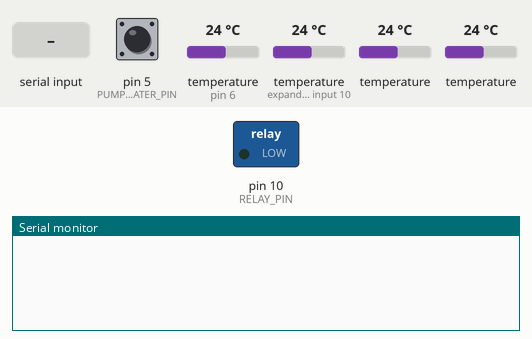
Recording of a sketch running on a simulated Arduino Uno, built with avr-gcc and run on an emulated ATmega328P. Parts: switched loads named in the sketch (green lamp = pin HIGH), the last lines printed to the serial monitor. The inputs (shaded band) are chosen by the test bench; at power-on: pin 5 (PUMP_WATER_PIN) HIGH, temperature 24 °C, temperature (sensors on pin 6, expander input 10) 24 °C.

Above: at 1.2 s.
1.3 s: pin 5 (PUMP_WATER_PIN) pulled LOW for 1 s
At 2.9 s:
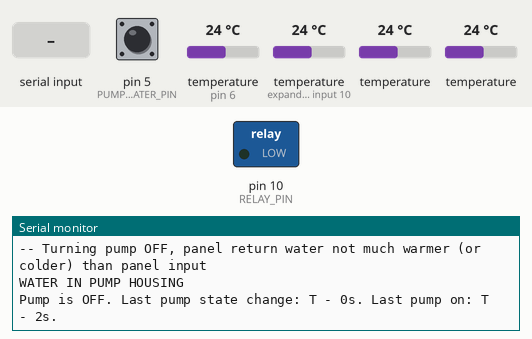
3.8 s: temperature (sensor 206) set to 12 °C
At 4.2 s:
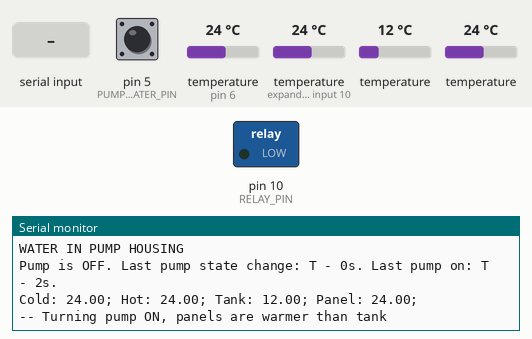
5.7 s: "p\n" received over Serial
At 5.96 s:
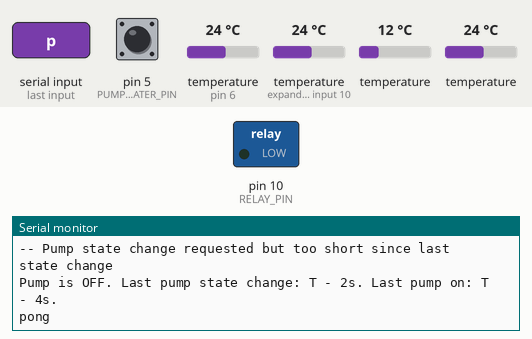

The sketch:

SolarControl.ino
```cpp
#include <OneWire.h>
#include <DallasTemperature.h>

#define RELAY_PIN 10
#define ONE_WIRE_BUS 6
#define PUMP_WATER_PIN 5
#define TEMPERATURE_PRECISION 9

// Setup a oneWire instance to communicate with any OneWire devices (not just Maxim/Dallas temperature ICs)
OneWire oneWire(ONE_WIRE_BUS);

// Pass our oneWire reference to Dallas Temperature.
DallasTemperature sensors(&oneWire);

// Thermocouple attached to pipe coming out of tank (going to pump and then to panel) (white)
DeviceAddress coldThermometer = { 0x3B, 0xBB, 0xB7, 0x58, 0x09, 0xFC, 0x2C, 0x5D };
// Thermocouple attached to pipe retnuning from panel (yellow)
DeviceAddress hotThermometer = { 0x3B, 0xA8, 0x09, 0x59, 0x09, 0xFC, 0x6C, 0x7B };
// Thermocouple in tank (green)
DeviceAddress tankThermometer = { 0x3B, 0x6C, 0xB6, 0x58, 0x09, 0xFC, 0x2C, 0xD1 };
// Thermocouple in panel (red)
DeviceAddress panelThermometer = { 0x3B, 0x3C, 0xCD, 0x41, 0x0B, 0xF4, 0x0D, 0x0D };

// Define this to manually test system
//#define TEST_SYSTEM

// If the tank becomes too hot the liner breaks. In addition the maximum operating temperature
// for the pump is 79 degrees and the minimum inlet pressure increases as temp increases:
// 3 ft of water column at 60 degrees and 9 ft at 88 degrees (we have 4 ft)
#ifdef TEST_SYSTEM
  #define MAX_TANK_TEMPERATURE 32
#else
  #define MAX_TANK_TEMPERATURE 60
#endif

// Turn pump on if panel is at least this much warmer than tank. If temp diff is too
// small this likely means that there isn't much sun and that it's not worth turning on the pump.
// If there is sun the panels get pretty hot.
#ifdef TEST_SYSTEM
  #define MIN_PANEL_TEMP_DIFF 5
#else
  #define MIN_PANEL_TEMP_DIFF 10
#endif

// Only do temp check if panels are not significantly colder than tank. If panels are much colder
// than tank there is no need to run the temp check. We only run it if themperatures are at least
// close enough for it to be possible to get useful data from temp check. Each temp check loses
// a lot of energy (all the water in the pipes gets cold) if panels are cold.
#define MIN_PANEL_TEMP_DIFF_FOR_TEMP_CHECK 10
// Also, no need to run the system if panels are below 25 degrees
#define MIN_PANEL_TEMP_FOR_TEMP_CHECK 30

// Turn pump off if we're not gaining much heat from having it on. no need to waste energy if heat gain is minimal.
#ifdef TEST_SYSTEM
  #define MIN_HOT_COLD_TEMP_DIFF 0
#else
  #define MIN_HOT_COLD_TEMP_DIFF 1
#endif

// Start with pump turned on
int currentPumpState = HIGH;

// Last time that relay was switched (since start of controller in millis)
unsigned long lastSwitchMillis;
// Last time the pump was on
unsigned long lastPumpOnMillis;
// Wait at least a minute between switches of the relay.
// We don't want to switch the relay too often since every switch means that
// the pump gets turned on or off. Cycling the pump is not great.
#ifdef TEST_SYSTEM
  #define MIN_MS_BETWEEN_SWITCHES (5*1000)
#else
  #define MIN_MS_BETWEEN_SWITCHES (60*1000)
#endif

// Time that we last requested temperatures and controlled the pump. We don't
// want to call control too often.
unsigned long lastControlCycleMillis;
#define MS_BETWEEN_CONTROL_CYCLES 2000

// We keep pump off for at most 20 minutes. We want to cycle at least every 20 minutes to get
// more accurate temperature readings from tank and panels. If we move water we get better
// data than from the sensors that if we just monitor one spot in the tank and one in the panel
// with sensors.
#ifdef TEST_SYSTEM
  #define MAX_MS_BETWEEN_TEMP_CHECK (30*1000)
#else
  #define MAX_MS_BETWEEN_TEMP_CHECK (30*60*1000)
#endif
// Temperature check only needs to run for 30 seconds. We will get
// enough hot water to temp sensor in 30 seconds if panels are actually hot
// to keep the system running.
#ifdef TEST_SYSTEM
  #define MIN_MS_TEMP_CHECK (5*1000)
#else
  #define MIN_MS_TEMP_CHECK (45*1000)
#endif
bool runningTempCheck;

#define SERIAL_BUFFER_SIZE 128
String serialBuffer;
bool inputReady = false;

void setup(void)
{
  // start serial port
  Serial.begin(9600);

  // Prepare relay pin
  pinMode(RELAY_PIN, OUTPUT);
  // The pump water level check has a pullup. When there is no water in the
  // pump housing (desired state) the state of the pin will be HIGH.
  // If there is water, the pin will be pulled to GND via the other wire.
  pinMode(PUMP_WATER_PIN, INPUT_PULLUP);

  // set the resolution to 9 bit
  sensors.setResolution(panelThermometer, TEMPERATURE_PRECISION);
  sensors.setResolution(coldThermometer, TEMPERATURE_PRECISION);
  sensors.setResolution(tankThermometer, TEMPERATURE_PRECISION);
  sensors.setResolution(hotThermometer, TEMPERATURE_PRECISION);

  lastSwitchMillis = millis();
  lastPumpOnMillis = millis();
  lastControlCycleMillis = millis();
  // Start system in temp check mode
  runningTempCheck  = true;
}

// Check temperature for valid range
bool isValidTemperature(float temp) {
  // The panels can get very hot, hence the large range. Water
  // can only go to slightly above 100 of course...
  return temp > -10 && temp < 400;
}

// function to print the temperature for a device
void printTemperature(DeviceAddress deviceAddress)
{
  float tempC = sensors.getTempC(deviceAddress);
  if (isValidTemperature(tempC)) {
    output(String(tempC));
  } else {
    output("invalid");
  }
}

// main function to print information about a device
void printData(DeviceAddress deviceAddress, const char *name)
{
  output(name);
  output(": ");
  printTemperature(deviceAddress);
  output("; ");
}


// Turns pump on or off depending on temperature parameters
void controlPump(void) {
  int desiredPumpState = currentPumpState;
  float tempCold = sensors.getTempC(coldThermometer);
  float tempHot = sensors.getTempC(hotThermometer);
  float tempTank = sensors.getTempC(tankThermometer);
  float tempPanel = sensors.getTempC(panelThermometer);
  // Emergency shutoff if there is water in pump housing. Because this pin
  // uses the internal pullup it is actually connected on LOW.
  bool emergencyShutoffTriggered = (digitalRead(PUMP_WATER_PIN) == LOW);

  if (millis() - lastPumpOnMillis > MAX_MS_BETWEEN_TEMP_CHECK
      /*&& (!isValidTemperature(tempTank) || !isValidTemperature(tempPanel) || tempPanel + MIN_PANEL_TEMP_DIFF_FOR_TEMP_CHECK > tempTank) */
      && (!isValidTemperature(tempPanel) || tempPanel > MIN_PANEL_TEMP_FOR_TEMP_CHECK)) {
    // We run temperature check only of panel temp is at least somewhere close to the tank
    // tmeperature. If the panel temp is slightly lower than tank temp that's fine, might
    // be incorrect data. But if it's much lower we don't even need to try.
    outputln("-- Turning pump ON, too long since last cycle");
    desiredPumpState = HIGH;
    runningTempCheck = true;
  } else if (currentPumpState == HIGH) {
    // If pump is on we can use temp readings from inlet and return that
    // should be more precise.

    // If hot thermocouple is broken we use panel temp
    float tempHotWithAlt = isValidTemperature(tempHot) ? tempHot : tempPanel;

    // Turn pump off if:
    // - cold therocouple is broken (we should just turn pump off since otherwise we risk
    // overheating tank liner and pump and breaking them)
    // - return thermacouple and panel thermacouple are broken (no way of telling
    // if we're actually heating water)
    // - tank gets too hot
    // - return water is colder than panel input (no sun).
    if (!isValidTemperature(tempCold)) {
      desiredPumpState = LOW;
      outputln("-- Turning pump OFF, invalid cold temp");
    } else if (!isValidTemperature(tempHot) && !isValidTemperature(tempPanel)) {
      desiredPumpState = LOW;
      outputln("-- Turning pump OFF, invalid hot and panel temp");
    } else if (tempCold > MAX_TANK_TEMPERATURE) {
      desiredPumpState = LOW;
      outputln("-- Turning pump OFF, tank too hot");
    } else if (tempHot - tempCold < MIN_HOT_COLD_TEMP_DIFF) {
      desiredPumpState = LOW;
      outputln("-- Turning pump OFF, panel return water not much warmer (or colder) than panel input");
    }
  } else {
    // If pump is off we need to use readings from tank/panel.

    // Only turn pump on if we have temperature data from panel and tank and if tank temp less than maximum.
    if (isValidTemperature(tempPanel) && isValidTemperature(tempTank)
        && tempTank < MAX_TANK_TEMPERATURE
        && tempPanel - tempTank > MIN_PANEL_TEMP_DIFF) {
      desiredPumpState = HIGH;
      outputln("-- Turning pump ON, panels are warmer than tank");
    }
  }

  if (emergencyShutoffTriggered) {
    output("WATER IN PUMP HOUSING\n");
    desiredPumpState = LOW;
  }

  if (desiredPumpState != currentPumpState) {
    bool allowStateChange = false;
    if (emergencyShutoffTriggered) {
      // Allow quick shutoff if emergency shutoff triggered.
      allowStateChange = true;
    } else if (millis() - lastSwitchMillis > MIN_MS_TEMP_CHECK
        && runningTempCheck
        && desiredPumpState == LOW) {
      // Allow quick shutoff if we're currently in temp check mode. We don't
      // want to pump a lot of warm water through the panels if it's cold
      // outside.
      allowStateChange = true;
    } else if (millis() - lastSwitchMillis > MIN_MS_BETWEEN_SWITCHES) {
      // If none of the special conditions are triggered, respect wait time between
      // relay switches.
      allowStateChange = true;
    } else {
      outputln("-- Pump state change requested but too short since last state change");
    }
    if (allowStateChange) {
      currentPumpState = desiredPumpState;
      lastSwitchMillis = millis();
    }
  }
  if (currentPumpState == HIGH) {
    lastPumpOnMillis = millis();
  } else {
    // Turning the pump off ends temp check. If we restart the pump due to another
    // temp check the  this will become true again. If we restart the pump due to
    // hot panels the cycle will not be marked as temp check and shutoff time will
    // be longer to prevent frequent cycling.
    runningTempCheck = false;
  }

  digitalWrite(RELAY_PIN, currentPumpState);
}

void printSystemState(void) {
  if (currentPumpState == HIGH) {
    output("Pump is ON. ");
  } else {
    output("Pump is OFF. ");
  }
  output("Last pump state change: T - ");
  output(String((millis() - lastSwitchMillis) / 1000));
  output("s. Last pump on: T - ");
  output(String((millis() - lastPumpOnMillis) / 1000));
  output("s. ");

  if (currentPumpState == HIGH) {
    if (runningTempCheck) {
      output("Trigger: temp check, ");
      if (millis() - lastSwitchMillis > MIN_MS_TEMP_CHECK) {
        outputln("could turn off.");
      } else {
        output(String((MIN_MS_TEMP_CHECK - (millis() - lastSwitchMillis)) / 1000));
        outputln("s remaining.");
      }
    } else {
      output("NO temp check.");
    }
  } else {
    outputln("\n");
  }
}

void loop(void)
{
  if (millis() - lastControlCycleMillis > MS_BETWEEN_CONTROL_CYCLES) {
    lastControlCycleMillis = millis();
    sensors.requestTemperatures();
    outputln("");

    // print the device information
    printData(coldThermometer, "Cold");
    printData(hotThermometer, "Hot");
    printData(tankThermometer, "Tank");
    printData(panelThermometer, "Panel");
    outputln("");
    controlPump();
    printSystemState();
  }
  handleInput();
}

void output(String out) {
  Serial.print(out);
}

void outputln(String out) {
  output(out);
  output("\n");
}

void receiveSerialCharacters() {
  while (Serial.available()) {
    char inChar = Serial.read();
    if (inChar == '\n') {
      inputReady = true;
    } else if (serialBuffer.length() < SERIAL_BUFFER_SIZE && !inputReady) {
      // Only accept input if buffer is not overflowing and if we're not currently processing
      serialBuffer += inChar;
    }
  }
}

void handleInput() {
  receiveSerialCharacters();
  if (inputReady) {
    String inputToHandle = serialBuffer;
    serialBuffer = "";
    inputReady = false;

    if (inputToHandle == "p" || inputToHandle == "ping") {
      Serial.println("pong");
    }
  }
}
```

Measured:
- after the input at 1.3 s, the serial monitor: prints a new line after 0.99 s (image 1)
- after the input at 3.8 s, the serial monitor: prints a new line after 0.30 s (image 2)
- after the input at 5.7 s, the serial monitor: prints a new line at once (image 3)
